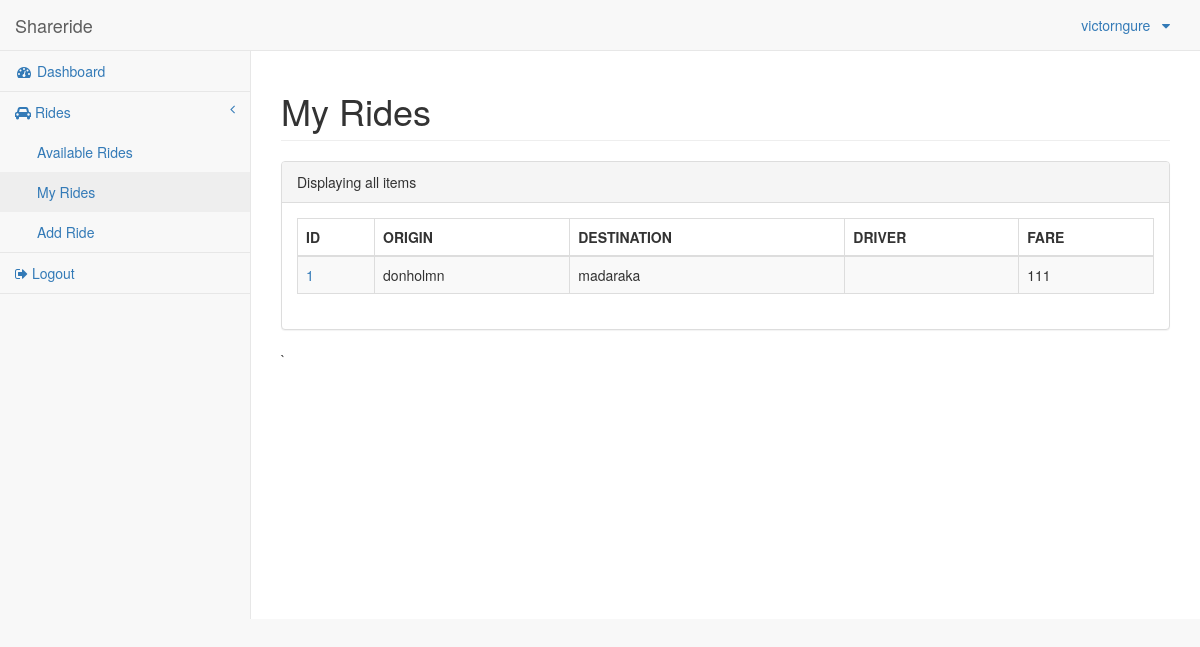
The page /myRides.php (signed in) on the database its author committed.
### tables this page shows
CREATE TABLE `rides` (
  `rideId` int(100) NOT NULL,
  `origin` varchar(100) NOT NULL,
  `destination` varchar(100) NOT NULL,
  `fare` varchar(100) NOT NULL,
  `seatsAvailable` int(100) NOT NULL,
  `userId` int(100) NOT NULL,
  `vehicleType` varchar(100) NOT NULL,
  `timestamp` timestamp(6) NOT NULL DEFAULT CURRENT_TIMESTAMP(6) ON UPDATE CURRENT_TIMESTAMP(6),
  `driver` varchar(100) NOT NULL
);

### myRides.php (the view, shortened to what this page needs)
<!DOCTYPE html>
<html lang="en">
<head>
    <link href="vendor/bootstrap/css/bootstrap.min.css" rel="stylesheet">
    <link href="vendor/metisMenu/metisMenu.min.css" rel="stylesheet">
    <link href="dist/css/sb-admin-2.css" rel="stylesheet">
    <link href="vendor/morrisjs/morris.css" rel="stylesheet">
    <link href="vendor/font-awesome/css/font-awesome.min.css" rel="stylesheet" type="text/css">
</head>
<body>
    <div id="wrapper">
        <nav class="navbar navbar-default navbar-static-top" role="navigation" style="margin-bottom: 0">
            <div class="navbar-header">
                <a class="navbar-brand" href="index.php">Shareride</a>
            </div>
            <ul class="nav navbar-top-links navbar-right">
                <li class="dropdown">
                    <li class="dropdown">
                        <a class="dropdown-toggle" data-toggle="dropdown" href="#">
                            <?php echo $_SESSION['userName'];?> &nbsp
                            <i class="fa fa-caret-down"></i>
                        </a>
                    </li>
            </ul>
            <div class="navbar-default sidebar" role="navigation">
                <div class="sidebar-nav navbar-collapse">
                    <ul class="nav" id="side-menu">
                        <li>
                            <a href="index.php">
                                <i class="fa fa-dashboard fa-fw"></i> Dashboard</a>
                        </li>
                        <li>
                            <a href="#">
                                <i class="fa fa-car"></i> Rides
                                <span class="fa arrow"></span>
                            </a>
                            <ul class="nav nav-second-level">
                                <li>
                                    <a href="availableRides.php">Available Rides</a>
                                </li>
                                <li>
                                    <a href="myRides.php">My Rides</a>
                                </li>
                                <li>
                                    <a href="addRide.html">Add Ride</a>
                                </li>
                            </ul>
                        </li>
                        <li>
                            <a href="logout.php">
                            <i class="fa fa-sign-out"></i> Logout</a>
                        </li>
                    </ul>
                </div>
            </div>
        </nav>
        <div id="page-wrapper">
            <div class="row">
                <div class="col-lg-12">
                    <h1 class="page-header">My Rides</h1>
                </div>
            </div>
            <div class="row">
                <div class="col-lg-12">
                    <div class="panel panel-default">
                        <div class="panel-heading">
                            Displaying all items
                        </div>
                        <div class="panel-body">
                            <table width="100%" class="table table-striped table-bordered table-hover" id="dataTables-example">
                                <?php
                                include('DBconnect.php');
                                $userId = $_SESSION['userId'];
                                $query = "SELECT * FROM rides WHERE userId = $userId";
                                $result = mysqli_query($connection, $query);
                                if($result){
                                    if ($result->num_rows > 0){
                                        echo "<thead><th>ID</th><th>ORIGIN</th><th>DESTINATION</th><th>DRIVER</th><th>FARE</th></thead>";
                                        while ($row = $result->fetch_object()){
                                            echo "<tr>";
                                            echo "<td><a href='myRideDetails.php?rideId=" . $row->rideId . "'>". $row->rideId .  "</td>";
                                            echo "<td>" . $row->origin . "</td>";
                                            echo "<td>" . $row->destination . "</td>";
                                            echo "<td>" . $row->driver . "</td>";
                                            echo "<td>" . $row->fare . "</td>";
                                            echo "</tr>";
                                        }
                                        echo "</table>";
                                    }
                                    else{
                                        echo "No results to display!";
                                    }
                                }
                                else
                                {
                                    echo "Error: " . $mysqli->error;
                                }
                                ?>
                        </div>
                    </div>
                </div>
            </div>
</body>
</html>

### rows shown on the page
rides: rideId "1", origin "donholmn", destination "madaraka", fare "111"

### other values the page prints
$_SESSION['userName'] "victorngure"
